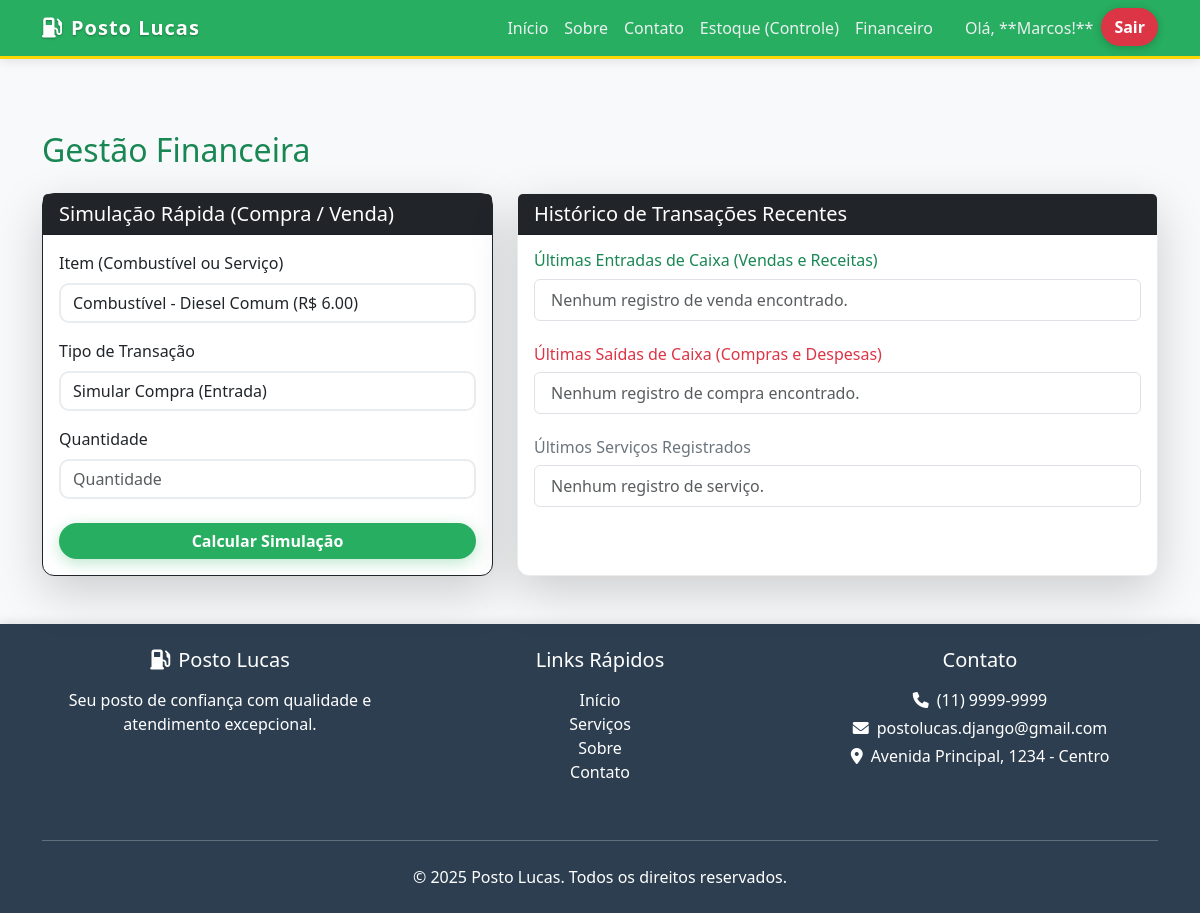
/gerenciamento/financeiro/ (signed in), run on an earlier commit of the app's database.
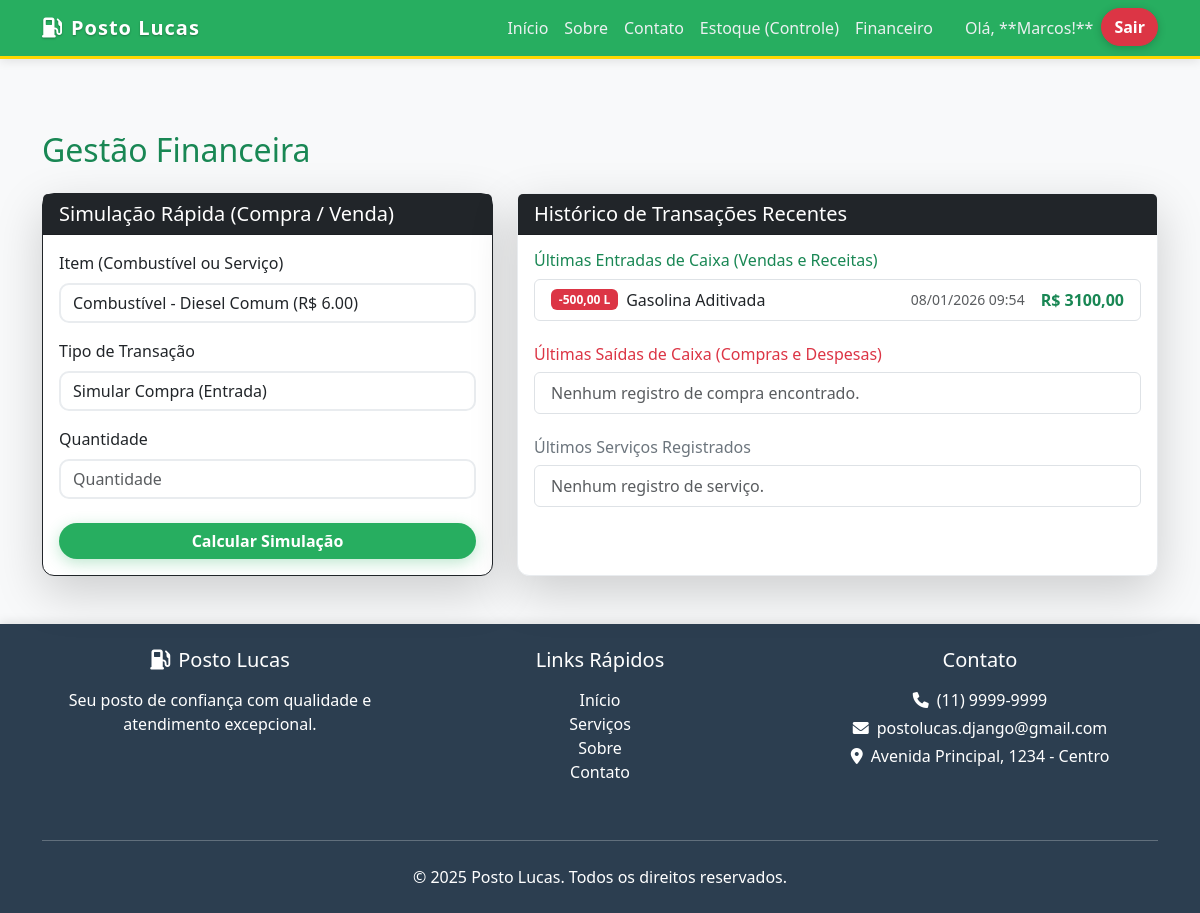
And on a later commit of the database.
### apps/gerenciamento/models.py (models this page shows, shortened)
class RegistroVenda(models.Model):
    combustivel = models.ForeignKey(
        EstoqueGasolina,
        on_delete=models.PROTECT,
        verbose_name='Combustível Vendido'
    )
    data_venda = models.DateTimeField(auto_now_add=True, verbose_name='Data da Venda')
    quantidade_litros = models.DecimalField(decimal_places=2, max_digits=10, verbose_name='Quantidade (L)')
    preco_venda_litro = models.DecimalField(decimal_places=2, max_digits=10, verbose_name='Preço de Venda por Litro (R$)')
    total_venda = models.DecimalField(decimal_places=2, max_digits=10, verbose_name='Total Recebido (R$)')
    class Meta:
        verbose_name = 'Registro de Venda'
        verbose_name_plural = 'Registros de Vendas'
        ordering = ['-data_venda']

class EstoqueGasolina(models.Model):
    TIPOS_COMBUSTIVEL = [
        ('GAS_COMUM', 'Gasolina Comum'),
        ('GAS_ADITIVADA', 'Gasolina Aditivada'),
        ('DIESEL_COMUM', 'Diesel Comum'),
        ('DIESEL_S10', 'Diesel S-10'),
        ('ETANOL', 'Etanol'),
    ]
    tipo = models.CharField(
        max_length=20,
        choices=TIPOS_COMBUSTIVEL,
        unique=True,
        verbose_name="Tipo de Combustível"
    )
    quantidade_litros = models.DecimalField(
        max_digits=10,
        decimal_places=2,
        default=Decimal('0.00'),
        verbose_name="Estoque (Litros)"
    )
    preco_atual_litro = models.DecimalField(
        max_digits=10,
        decimal_places=2,
        default=Decimal('0.00'),
        verbose_name="Preço Atual por Litro (R$)"
    )
    data_ultima_atualizacao = models.DateTimeField(
        auto_now=True,
        verbose_name="Última Atualização"
    )
    class Meta:
        verbose_name = "Estoque de Combustível"
        verbose_name_plural = "Estoque de Combustíveis"

### apps/gerenciamento/views.py (the view)
# urls.py: path('financeiro/', views.financeiro_view, name='financeiro'),
@login_required
@user_passes_test(lambda u: u.is_superuser or hasattr(u, 'funcionario'), login_url='login')
def financeiro_view(request):
    compras = RegistroCompra.objects.all()[:10]
    vendas = RegistroVenda.objects.all()[:10]
    registros_servicos = RegistroServico.objects.all()[:10]
    simulacao_resultado = None
    combustiveis = EstoqueGasolina.objects.all().order_by('tipo')
    servicos = Servico.objects.exclude(descricao__startswith='origem:combustivel:').order_by('nome')
    choices = []
    for c in combustiveis:
        choices.append((f"C:{c.pk}", f"Combustível - {c.get_tipo_display()} (R$ {c.preco_atual_litro})"))
    for s in servicos:
        choices.append((f"S:{s.pk}", f"Serviço - {s.nome} (R$ {s.preco_unitario})"))
    if request.method == 'POST':
        form = SimulacaoForm(request.POST)
        form.fields['item'].choices = choices
        if form.is_valid():
            item_raw = form.cleaned_data['item']
            quantidade = form.cleaned_data['quantidade']
            transacao = form.cleaned_data['transacao']
            try:
                with transaction.atomic():
                    prefix, pk_str = item_raw.split(':', 1)
                    pk = int(pk_str)
                    is_entrada = False
                    if prefix == 'C':
                        item_estoque = EstoqueGasolina.objects.select_for_update().get(pk=pk)
                        preco_unitario = item_estoque.preco_atual_litro
                        if transacao == 'COMPRA':
                            estoque_delta = quantidade
                            is_entrada = False
                            total = (Decimal(preco_unitario) * Decimal(quantidade))
                            RegistroCompra.objects.create(
                                combustivel=item_estoque,
                                quantidade_litros=quantidade,
                                preco_compra_litro=preco_unitario,
                                total_compra=total
                            )
                            msg_tipo = "Compra de Combustível"
                        elif transacao == 'VENDA':
                            estoque_delta = quantidade * -1
                            is_entrada = True
                            if item_estoque.quantidade_litros + estoque_delta < 0:
                                messages.error(request, "ERRO: Estoque insuficiente para registrar esta venda.")
                                return redirect('financeiro')
                            total = (Decimal(preco_unitario) * Decimal(quantidade))
                            RegistroVenda.objects.create(
                                combustivel=item_estoque,
                                quantidade_litros=quantidade,
                                preco_venda_litro=preco_unitario,
                                total_venda=total
                            )
                            msg_tipo = "Venda de Combustível"
                        item_estoque.quantidade_litros += estoque_delta
                        item_estoque.save()
                        simulacao_resultado = {
                            'item_label': item_estoque.get_tipo_display(),
                            'quantidade': quantidade,
                            'preco_unitario': preco_unitario,
                            'total': total,
                            'tipo': transacao.lower(),
                            'is_entrada': is_entrada,
                        }
                        messages.success(request, f"{msg_tipo} registrada e estoque atualizado!")
                    elif prefix == 'S':
                        servico = Servico.objects.get(pk=pk)
                        preco_unitario = servico.preco_unitario
                        total = (Decimal(preco_unitario) * Decimal(quantidade))
                        is_entrada = transacao == 'VENDA'
                        RegistroServico.objects.create(
                            servico=servico,
                            tipo=transacao,
                            quantidade=quantidade,
                            preco_unitario=preco_unitario,
                            total=total
                        )
                        simulacao_resultado = {
                            'item_label': servico.nome,
                            'quantidade': quantidade,
                            'preco_unitario': preco_unitario,
                            'total': total,
                            'tipo': transacao.lower(),
                            'is_entrada': is_entrada,
                        }
                        messages.success(request, f"{transacao.title()} de serviço registrada!")
            except Exception as e:
                messages.error(request, f"Erro na transação: {e}")
            return redirect('financeiro')
    else:
        form = SimulacaoForm()
        form.fields['item'].choices = choices
    context = {
        'compras': compras,
        'vendas': vendas,
        'form': form,
        'simulacao_resultado': simulacao_resultado,
        'registros_servicos': registros_servicos,
        'titulo': 'Gestão Financeira'
    }
    return render(request, 'gerenciamento/financeiro.html', context)

### apps/gerenciamento/forms.py
class SimulacaoForm(forms.Form):
    item = forms.ChoiceField(
        choices=[],
        label="Item (Combustível ou Serviço)",
        widget=forms.Select(attrs={'class': 'form-select'})
    )
    TIPO_TRANSACAO = [
        ('COMPRA', 'Simular Compra (Entrada)'),
        ('VENDA', 'Simular Venda (Saída)'),
    ]
    transacao = forms.ChoiceField(
        choices=TIPO_TRANSACAO,
        label="Tipo de Transação",
        widget=forms.Select(attrs={'class': 'form-select'})
    )
    quantidade = forms.DecimalField(
        label="Quantidade",
        max_digits=10,
        decimal_places=2,
        min_value=Decimal('0.01'),
        widget=forms.NumberInput(attrs={'class': 'form-control', 'placeholder': 'Quantidade'})
    )

### apps/core/templatetags/custom_filters.py (called while the page is built)
@register.filter
def is_employee(user):
    try:
        if user is None:
            return False
        if getattr(user, 'is_superuser', False):
            return True
        return hasattr(user, 'funcionario')
    except Exception:
        return False

### templates/gerenciamento/financeiro.html (shortened to what the changed rows need)
{% extends "shared/base.html" %}
{% load widget_tweaks %}
{% block content %}
<div class="container mt-5">
    <h2 class="mb-4 text-success">{{ titulo }}</h2>
    <div class="row g-4">
        <div class="col-lg-5 mb-4">
            <div class="card shadow-lg border-dark h-100">
                <div class="card-body">
                    <form method="POST">
                        <div class="row g-3">
                            {% for field in form %}
                            <div class="col-12">
                                <label for="{{ field.id_for_label }}" class="form-label">{{ field.label }}</label>
                                {% render_field field class="form-control" %}
                            </div>
                            {% endfor %}
                        </div>
                    </form>
                </div>
            </div>
        </div>
        <div class="col-lg-7 mb-4">
            <div class="card shadow-lg h-100">
                <div class="card-body">
                    <ul class="list-group mb-4">
                        {% for venda in vendas %}
                        <li class="list-group-item d-flex justify-content-between align-items-center">
                            <div class="d-flex flex-column flex-sm-row align-items-sm-center text-start">
                                <span class="badge text-bg-danger me-sm-2 mb-1 mb-sm-0">-{{ venda.quantidade_litros|floatformat:2 }} L</span>
                                <span class="text-nowrap">{{ venda.combustivel.get_tipo_display }}</span>
                            </div>
                            <div class="d-flex flex-column flex-sm-row align-items-sm-center text-end">
                                <span class="text-muted small me-sm-3 text-nowrap">{{ venda.data_venda|date:"d/m/Y H:i" }}</span>
                                <strong class="text-success text-nowrap">R$ {{ venda.total_venda|floatformat:2 }}</strong>
                            </div>
                        </li>
                        {% empty %}
                        <li class="list-group-item text-muted">
                            Nenhum registro de venda encontrado.
                        </li>
                        {% endfor %}
                    </ul>
                </div>
            </div>
        </div>
    </div>
</div>
{% endblock content %}

What changed in the data, as far as the page shows it:
added RegistroVenda: quantidade_litros "500,00", combustivel.tipo "Gasolina Aditivada", data_venda "08/01/2026 09:54", total_venda "3100,00"
Also different on the page:
text no longer shown: "Nenhum registro de venda encontrado."
